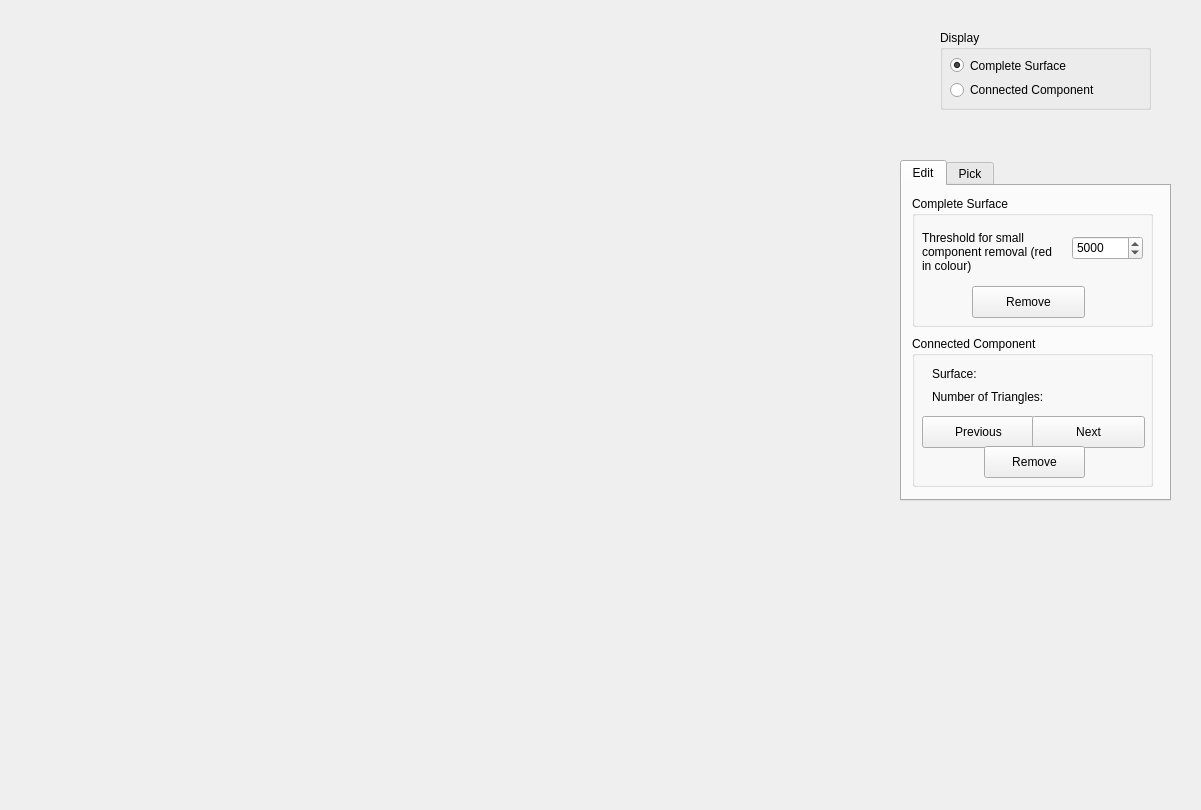
<?xml version="1.0" encoding="UTF-8"?>
<ui version="4.0">
 <class>Widget2</class>
 <widget class="QWidget" name="Widget2">
  <property name="geometry">
   <rect>
    <x>0</x>
    <y>0</y>
    <width>1201</width>
    <height>810</height>
   </rect>
  </property>
  <property name="windowTitle">
   <string>Form</string>
  </property>
  <property name="autoFillBackground">
   <bool>true</bool>
  </property>
  <widget class="QWidget" name="verticalLayoutWidget">
   <property name="geometry">
    <rect>
     <x>20</x>
     <y>20</y>
     <width>841</width>
     <height>771</height>
    </rect>
   </property>
   <layout class="QVBoxLayout" name="verticalLayout">
    <item>
     <widget class="QVTKWidget" name="widget5" native="true"/>
    </item>
   </layout>
  </widget>
  <widget class="QGroupBox" name="groupBox">
   <property name="geometry">
    <rect>
     <x>940</x>
     <y>30</y>
     <width>211</width>
     <height>80</height>
    </rect>
   </property>
   <property name="title">
    <string>Display</string>
   </property>
   <widget class="QRadioButton" name="radioBtnComplete">
    <property name="geometry">
     <rect>
      <x>10</x>
      <y>20</y>
      <width>171</width>
      <height>31</height>
     </rect>
    </property>
    <property name="text">
     <string>Complete Surface</string>
    </property>
    <property name="checked">
     <bool>true</bool>
    </property>
   </widget>
   <widget class="QRadioButton" name="radioBtnComponent">
    <property name="geometry">
     <rect>
      <x>10</x>
      <y>50</y>
      <width>191</width>
      <height>20</height>
     </rect>
    </property>
    <property name="text">
     <string>Connected Component</string>
    </property>
   </widget>
  </widget>
  <widget class="QTabWidget" name="tabMode">
   <property name="geometry">
    <rect>
     <x>900</x>
     <y>160</y>
     <width>271</width>
     <height>341</height>
    </rect>
   </property>
   <property name="currentIndex">
    <number>0</number>
   </property>
   <widget class="QWidget" name="tab">
    <attribute name="title">
     <string>Edit</string>
    </attribute>
    <widget class="QGroupBox" name="groupBox_3">
     <property name="geometry">
      <rect>
       <x>10</x>
       <y>10</y>
       <width>241</width>
       <height>131</height>
      </rect>
     </property>
     <property name="title">
      <string>Complete Surface</string>
     </property>
     <widget class="QLabel" name="label_3">
      <property name="geometry">
       <rect>
        <x>10</x>
        <y>30</y>
        <width>131</width>
        <height>51</height>
       </rect>
      </property>
      <property name="text">
       <string>Threshold for small component removal (red in colour)</string>
      </property>
      <property name="wordWrap">
       <bool>true</bool>
      </property>
     </widget>
     <widget class="QSpinBox" name="threshold">
      <property name="geometry">
       <rect>
        <x>160</x>
        <y>40</y>
        <width>71</width>
        <height>24</height>
       </rect>
      </property>
      <property name="maximum">
       <number>10000</number>
      </property>
      <property name="value">
       <number>5000</number>
      </property>
     </widget>
     <widget class="QPushButton" name="btnRemove">
      <property name="geometry">
       <rect>
        <x>60</x>
        <y>90</y>
        <width>113</width>
        <height>32</height>
       </rect>
      </property>
      <property name="text">
       <string>Remove</string>
      </property>
     </widget>
    </widget>
    <widget class="QGroupBox" name="groupBox_2">
     <property name="geometry">
      <rect>
       <x>10</x>
       <y>150</y>
       <width>241</width>
       <height>151</height>
      </rect>
     </property>
     <property name="title">
      <string>Connected Component</string>
     </property>
     <widget class="QLabel" name="label">
      <property name="geometry">
       <rect>
        <x>20</x>
        <y>30</y>
        <width>60</width>
        <height>16</height>
       </rect>
      </property>
      <property name="text">
       <string>Surface:</string>
      </property>
     </widget>
     <widget class="QLabel" name="label_2">
      <property name="geometry">
       <rect>
        <x>20</x>
        <y>50</y>
        <width>151</width>
        <height>21</height>
       </rect>
      </property>
      <property name="text">
       <string>Number of Triangles:</string>
      </property>
     </widget>
     <widget class="QPushButton" name="btnPrevious">
      <property name="geometry">
       <rect>
        <x>10</x>
        <y>80</y>
        <width>113</width>
        <height>32</height>
       </rect>
      </property>
      <property name="text">
       <string>Previous</string>
      </property>
     </widget>
     <widget class="QPushButton" name="btnNext">
      <property name="geometry">
       <rect>
        <x>120</x>
        <y>80</y>
        <width>113</width>
        <height>32</height>
       </rect>
      </property>
      <property name="text">
       <string>Next</string>
      </property>
     </widget>
     <widget class="QLabel" name="number">
      <property name="geometry">
       <rect>
        <x>170</x>
        <y>50</y>
        <width>71</width>
        <height>20</height>
       </rect>
      </property>
      <property name="text">
       <string/>
      </property>
     </widget>
     <widget class="QLabel" name="surface">
      <property name="geometry">
       <rect>
        <x>80</x>
        <y>26</y>
        <width>151</width>
        <height>20</height>
       </rect>
      </property>
      <property name="text">
       <string/>
      </property>
     </widget>
     <widget class="QPushButton" name="btnRemove2">
      <property name="geometry">
       <rect>
        <x>72</x>
        <y>110</y>
        <width>101</width>
        <height>32</height>
       </rect>
      </property>
      <property name="text">
       <string>Remove</string>
      </property>
     </widget>
    </widget>
   </widget>
   <widget class="QWidget" name="tab_2">
    <attribute name="title">
     <string>Pick</string>
    </attribute>
    <widget class="QPushButton" name="btnAnnotation">
     <property name="geometry">
      <rect>
       <x>60</x>
       <y>40</y>
       <width>151</width>
       <height>32</height>
      </rect>
     </property>
     <property name="text">
      <string>Add Annotation</string>
     </property>
    </widget>
    <widget class="QPushButton" name="btnPrint">
     <property name="geometry">
      <rect>
       <x>80</x>
       <y>90</y>
       <width>113</width>
       <height>32</height>
      </rect>
     </property>
     <property name="text">
      <string>Print</string>
     </property>
    </widget>
   </widget>
  </widget>
 </widget>
 <customwidgets>
  <customwidget>
   <class>QVTKWidget</class>
   <extends>QWidget</extends>
   <header>QVTKWidget.h</header>
   <container>1</container>
  </customwidget>
 </customwidgets>
 <resources/>
 <connections/>
 <slots>
  <slot>minIsoValueChanged(int)</slot>
  <slot>maxIsoValueChanged(int)</slot>
 </slots>
</ui>
